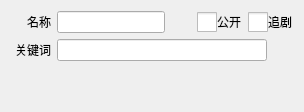
         <widget class="QWidget" name="page_TP">
          <layout class="QVBoxLayout" name="verticalLayout_8">
           <item>
            <layout class="QHBoxLayout" name="hLayout_TP_Name">
             <item>
              <widget class="QLabel" name="label_TP_Name">
               <property name="minimumSize">
                <size>
                 <width>40</width>
                 <height>0</height>
                </size>
               </property>
               <property name="maximumSize">
                <size>
                 <width>40</width>
                 <height>16777215</height>
                </size>
               </property>
               <property name="text">
                <string>名称</string>
               </property>
               <property name="alignment">
                <set>Qt::AlignRight|Qt::AlignTrailing|Qt::AlignVCenter</set>
               </property>
              </widget>
             </item>
             <item>
              <widget class="QLineEdit" name="lineEdit_TP_Name">
               <property name="clearButtonEnabled">
                <bool>true</bool>
               </property>
              </widget>
             </item>
             <item>
              <widget class="QPushButton" name="pushButton_TP_NameOk">
               <property name="enabled">
                <bool>false</bool>
               </property>
               <property name="sizePolicy">
                <sizepolicy hsizetype="Fixed" vsizetype="Fixed">
                 <horstretch>0</horstretch>
                 <verstretch>0</verstretch>
                </sizepolicy>
               </property>
               <property name="minimumSize">
                <size>
                 <width>20</width>
                 <height>20</height>
                </size>
               </property>
               <property name="maximumSize">
                <size>
                 <width>20</width>
                 <height>20</height>
                </size>
               </property>
               <property name="styleSheet">
                <string notr="true">#pushButton_TP_NameOk
{
  border: 0px;
}</string>
               </property>
               <property name="text">
                <string notr="true"/>
               </property>
               <property name="icon">
                <iconset>
                 <normalon>:/File/img/submit_enable.png</normalon>
                 <disabledon>:/File/img/submit_disable.png</disabledon>
                </iconset>
               </property>
               <property name="iconSize">
                <size>
                 <width>20</width>
                 <height>20</height>
                </size>
               </property>
              </widget>
             </item>
             <item>
              <widget class="QCheckBox" name="checkBox_TP_Display">
               <property name="layoutDirection">
                <enum>Qt::LeftToRight</enum>
               </property>
               <property name="styleSheet">
                <string notr="true">QCheckBox
{
  spacing: 0px;
}
QCheckBox::indicator
{
  width: 20px;
  height: 20px;
}
QCheckBox::indicator:checked:enabled
{
  image:url(:/File/img/box_check_enable.png);
}
QCheckBox::indicator:unchecked:enabled
{
  image:url(:/File/img/box_uncheck_enable.png);
}
QCheckBox::indicator:unchecked:disabled
{
  image:url(:/File/img/box_uncheck_disable.png);
}</string>
               </property>
               <property name="text">
                <string>公开</string>
               </property>
              </widget>
             </item>
             <item>
              <widget class="QCheckBox" name="checkBox_TP_Zhuiju">
               <property name="layoutDirection">
                <enum>Qt::LeftToRight</enum>
               </property>
               <property name="styleSheet">
                <string notr="true">QCheckBox
{
  spacing: 0px;
}
QCheckBox::indicator
{
  width: 20px;
  height: 20px;
}
QCheckBox::indicator:checked:enabled
{
  image:url(:/File/img/box_check_enable.png);
}
QCheckBox::indicator:unchecked:enabled
{
  image:url(:/File/img/box_uncheck_enable.png);
}
QCheckBox::indicator:unchecked:disabled
{
  image:url(:/File/img/box_uncheck_disable.png);
}</string>
               </property>
               <property name="text">
                <string>追剧</string>
               </property>
              </widget>
             </item>
            </layout>
           </item>
           <item>
            <layout class="QHBoxLayout" name="hLayout_TP_Keywords">
             <item>
              <widget class="QLabel" name="label_TP_Keyword">
               <property name="minimumSize">
                <size>
                 <width>40</width>
                 <height>0</height>
                </size>
               </property>
               <property name="maximumSize">
                <size>
                 <width>40</width>
                 <height>16777215</height>
                </size>
               </property>
               <property name="text">
                <string>关键词</string>
               </property>
               <property name="alignment">
                <set>Qt::AlignRight|Qt::AlignTrailing|Qt::AlignVCenter</set>
               </property>
              </widget>
             </item>
             <item>
              <widget class="QLineEdit" name="lineEdit_TP_Keyword">
               <property name="clearButtonEnabled">
                <bool>true</bool>
               </property>
              </widget>
             </item>
             <item>
              <widget class="QPushButton" name="pushButton_TP_KeywordsOk">
               <property name="enabled">
                <bool>false</bool>
               </property>
               <property name="sizePolicy">
                <sizepolicy hsizetype="Fixed" vsizetype="Fixed">
                 <horstretch>0</horstretch>
                 <verstretch>0</verstretch>
                </sizepolicy>
               </property>
               <property name="minimumSize">
                <size>
                 <width>20</width>
                 <height>20</height>
                </size>
               </property>
               <property name="maximumSize">
                <size>
                 <width>20</width>
                 <height>20</height>
                </size>
               </property>
               <property name="styleSheet">
                <string notr="true">#pushButton_TP_KeywordsOk
{
  border: 0px;
}</string>
               </property>
               <property name="text">
                <string notr="true"/>
               </property>
               <property name="icon">
                <iconset>
                 <normalon>:/File/img/submit_enable.png</normalon>
                 <disabledon>:/File/img/submit_disable.png</disabledon>
                </iconset>
               </property>
               <property name="iconSize">
                <size>
                 <width>20</width>
                 <height>20</height>
                </size>
               </property>
              </widget>
             </item>
            </layout>
           </item>
           <item>
            <spacer name="vSpacer_TP">
             <property name="orientation">
              <enum>Qt::Vertical</enum>
             </property>
             <property name="sizeHint" stdset="0">
              <size>
               <width>20</width>
               <height>40</height>
              </size>
             </property>
            </spacer>
           </item>
          </layout>
         </widget>
